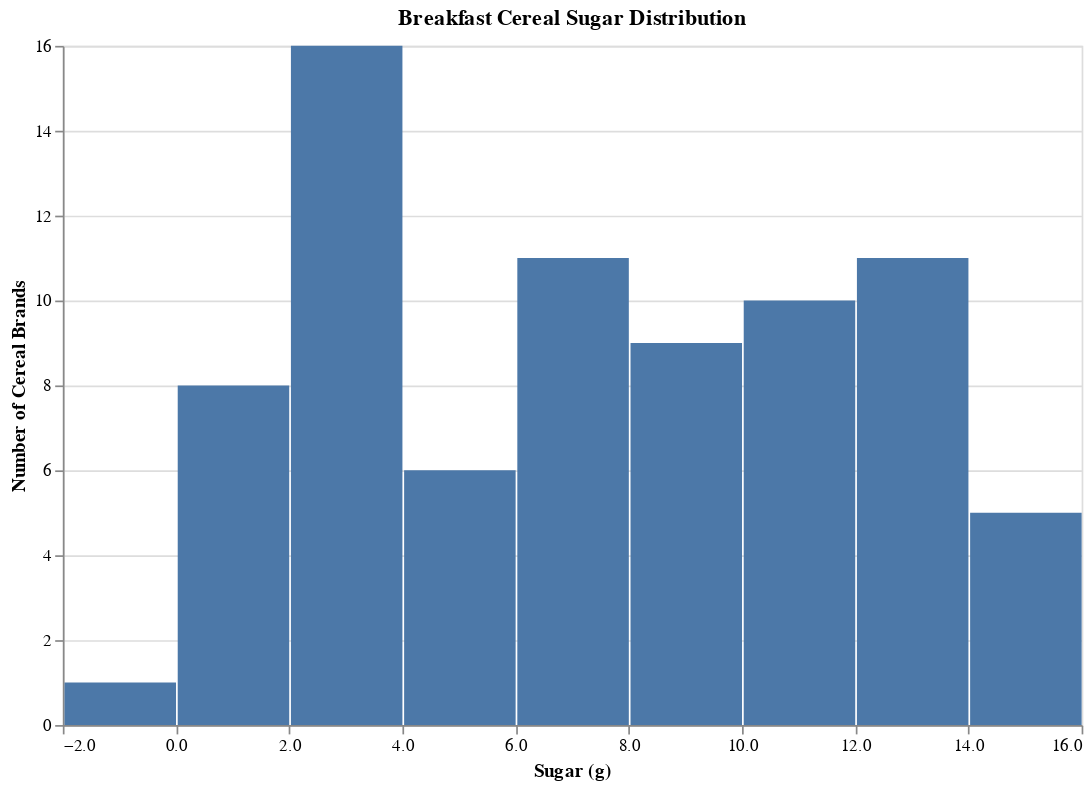

This figure's notebook cell:
### Markdown cell above
### Altair Version

### Code cell
# Altair version
import altair as alt

# A histogram plot of the sugar content in all cereals. 
histo = alt.Chart(cereal).mark_bar().encode(
    alt.X('sugars', bin=True, title='Sugar (g)'),
    alt.Y('count()', title='Number of Cereal Brands')
).properties(
    width=600,
    height=400,
    title='Breakfast Cereal Sugar Distribution'
)

histo

### Figure 1 — Vega-Lite specification as saved in the notebook (floating-point values rounded to 4 significant figures)
{"config": {"view": {"continuousWidth": 400, "continuousHeight": 300}}, "data": {"name": "data-e3fa4752c4cbe075d20fd5dc066bc5a9"}, "mark": "bar", "encoding": {"x": {"type": "quantitative", "bin": true, "field": "sugars", "title": "Sugar (g)"}, "y": {"type": "quantitative", "aggregate": "count", "title": "Number of Cereal Brands"}}, "height": 400, "title": "Breakfast Cereal Sugar Distribution", "width": 600, "$schema": "https://vega.github.io/schema/vega-lite/v4.8.1.json", "datasets": {"data-e3fa4752c4cbe075d20fd5dc066bc5a9": [{"name": "100% Bran", "mfr": "N", "type": "C", "calories": 70, "protein": 4, "fat": 1, "sodium": 130, "fiber": 10.0, "carbo": 5.0, "sugars": 6, "potass": 280, "vitamins": 25, "shelf": 3, "weight": 1.0, "cups": 0.33, "rating": 68.4, "mfr_name": "Nabisco"}, {"name": "100% Natural Bran", "mfr": "Q", "type": "C", "calories": 120, "protein": 3, "fat": 5, "sodium": 15, "fiber": 2.0, "carbo": 8.0, "sugars": 8, "potass": 135, "vitamins": 0, "shelf": 3, "weight": 1.0, "cups": 1.0, "rating": 33.98, "mfr_name": "Quaker Oats"}, {"name": "All-Bran", "mfr": "K", "type": "C", "calories": 70, "protein": 4, "fat": 1, "sodium": 260, "fiber": 9.0, "carbo": 7.0, "sugars": 5, "potass": 320, "vitamins": 25, "shelf": 3, "weight": 1.0, "cups": 0.33, "rating": 59.43, "mfr_name": "Kelloggs"}, {"name": "All-Bran with Extra Fiber", "mfr": "K", "type": "C", "calories": 50, "protein": 4, "fat": 0, "sodium": 140, "fiber": 14.0, "carbo": 8.0, "sugars": 0, "potass": 330, "vitamins": 25, "shelf": 3, "weight": 1.0, "cups": 0.5, "rating": 93.7, "mfr_name": "Kelloggs"}, {"name": "Almond Delight", "mfr": "R", "type": "C", "calories": 110, "protein": 2, "fat": 2, "sodium": 200, "fiber": 1.0, "carbo": 14.0, "sugars": 8, "potass": -1, "vitamins": 25, "shelf": 3, "weight": 1.0, "cups": 0.75, "rating": 34.38, "mfr_name": "Ralston Purina"}, {"name": "Apple Cinnamon Cheerios", "mfr": "G", "type": "C", "calories": 110, "protein": 2, "fat": 2, "sodium": 180, "fiber": 1.5, "carbo": 10.5, "sugars": 10, "potass": 70, "vitamins": 25, "shelf": 1, "weight": 1.0, "cups": 0.75, "rating": 29.51, "mfr_name": "General Mills"}, {"name": "Apple Jacks", "mfr": "K", "type": "C", "calories": 110, "protein": 2, "fat": 0, "sodium": 125, "fiber": 1.0, "carbo": 11.0, "sugars": 14, "potass": 30, "vitamins": 25, "shelf": 2, "weight": 1.0, "cups": 1.0, "rating": 33.17, "mfr_name": "Kelloggs"}, {"name": "Basic 4", "mfr": "G", "type": "C", "calories": 130, "protein": 3, "fat": 2, "sodium": 210, "fiber": 2.0, "carbo": 18.0, "sugars": 8, "potass": 100, "vitamins": 25, "shelf": 3, "weight": 1.33, "cups": 0.75, "rating": 37.04, "mfr_name": "General Mills"}, {"name": "Bran Chex", "mfr": "R", "type": "C", "calories": 90, "protein": 2, "fat": 1, "sodium": 200, "fiber": 4.0, "carbo": 15.0, "sugars": 6, "potass": 125, "vitamins": 25, "shelf": 1, "weight": 1.0, "cups": 0.67, "rating": 49.12, "mfr_name": "Ralston Purina"}, {"name": "Bran Flakes", "mfr": "P", "type": "C", "calories": 90, "protein": 3, "fat": 0, "sodium": 210, "fiber": 5.0, "carbo": 13.0, "sugars": 5, "potass": 190, "vitamins": 25, "shelf": 3, "weight": 1.0, "cups": 0.67, "rating": 53.31, "mfr_name": "Post"}, {"name": "Cap'n'Crunch", "mfr": "Q", "type": "C", "calories": 120, "protein": 1, "fat": 2, "sodium": 220, "fiber": 0.0, "carbo": 12.0, "sugars": 12, "potass": 35, "vitamins": 25, "shelf": 2, "weight": 1.0, "cups": 0.75, "rating": 18.04, "mfr_name": "Quaker Oats"}, {"name": "Cheerios", "mfr": "G", "type": "C", "calories": 110, "protein": 6, "fat": 2, "sodium": 290, "fiber": 2.0, "carbo": 17.0, "sugars": 1, "potass": 105, "vitamins": 25, "shelf": 1, "weight": 1.0, "cups": 1.25, "rating": 50.76, "mfr_name": "General Mills"}, {"name": "Cinnamon Toast Crunch", "mfr": "G", "type": "C", "calories": 120, "protein": 1, "fat": 3, "sodium": 210, "fiber": 0.0, "carbo": 13.0, "sugars": 9, "potass": 45, "vitamins": 25, "shelf": 2, "weight": 1.0, "cups": 0.75, "rating": 19.82, "mfr_name": "General Mills"}, {"name": "Clusters", "mfr": "G", "type": "C", "calories": 110, "protein": 3, "fat": 2, "sodium": 140, "fiber": 2.0, "carbo": 13.0, "sugars": 7, "potass": 105, "vitamins": 25, "shelf": 3, "weight": 1.0, "cups": 0.5, "rating": 40.4, "mfr_name": "General Mills"}, {"name": "Cocoa Puffs", "mfr": "G", "type": "C", "calories": 110, "protein": 1, "fat": 1, "sodium": 180, "fiber": 0.0, "carbo": 12.0, "sugars": 13, "potass": 55, "vitamins": 25, "shelf": 2, "weight": 1.0, "cups": 1.0, "rating": 22.74, "mfr_name": "General Mills"}, {"name": "Corn Chex", "mfr": "R", "type": "C", "calories": 110, "protein": 2, "fat": 0, "sodium": 280, "fiber": 0.0, "carbo": 22.0, "sugars": 3, "potass": 25, "vitamins": 25, "shelf": 1, "weight": 1.0, "cups": 1.0, "rating": 41.45, "mfr_name": "Ralston Purina"}, {"name": "Corn Flakes", "mfr": "K", "type": "C", "calories": 100, "protein": 2, "fat": 0, "sodium": 290, "fiber": 1.0, "carbo": 21.0, "sugars": 2, "potass": 35, "vitamins": 25, "shelf": 1, "weight": 1.0, "cups": 1.0, "rating": 45.86, "mfr_name": "Kelloggs"}, {"name": "Corn Pops", "mfr": "K", "type": "C", "calories": 110, "protein": 1, "fat": 0, "sodium": 90, "fiber": 1.0, "carbo": 13.0, "sugars": 12, "potass": 20, "vitamins": 25, "shelf": 2, "weight": 1.0, "cups": 1.0, "rating": 35.78, "mfr_name": "Kelloggs"}, {"name": "Count Chocula", "mfr": "G", "type": "C", "calories": 110, "protein": 1, "fat": 1, "sodium": 180, "fiber": 0.0, "carbo": 12.0, "sugars": 13, "potass": 65, "vitamins": 25, "shelf": 2, "weight": 1.0, "cups": 1.0, "rating": 22.4, "mfr_name": "General Mills"}, {"name": "Cracklin' Oat Bran", "mfr": "K", "type": "C", "calories": 110, "protein": 3, "fat": 3, "sodium": 140, "fiber": 4.0, "carbo": 10.0, "sugars": 7, "potass": 160, "vitamins": 25, "shelf": 3, "weight": 1.0, "cups": 0.5, "rating": 40.45, "mfr_name": "Kelloggs"}, {"name": "Cream of Wheat (Quick)", "mfr": "N", "type": "H", "calories": 100, "protein": 3, "fat": 0, "sodium": 80, "fiber": 1.0, "carbo": 21.0, "sugars": 0, "potass": -1, "vitamins": 0, "shelf": 2, "weight": 1.0, "cups": 1.0, "rating": 64.53, "mfr_name": "Nabisco"}, {"name": "Crispix", "mfr": "K", "type": "C", "calories": 110, "protein": 2, "fat": 0, "sodium": 220, "fiber": 1.0, "carbo": 21.0, "sugars": 3, "potass": 30, "vitamins": 25, "shelf": 3, "weight": 1.0, "cups": 1.0, "rating": 46.9, "mfr_name": "Kelloggs"}, {"name": "Crispy Wheat & Raisins", "mfr": "G", "type": "C", "calories": 100, "protein": 2, "fat": 1, "sodium": 140, "fiber": 2.0, "carbo": 11.0, "sugars": 10, "potass": 120, "vitamins": 25, "shelf": 3, "weight": 1.0, "cups": 0.75, "rating": 36.18, "mfr_name": "General Mills"}, {"name": "Double Chex", "mfr": "R", "type": "C", "calories": 100, "protein": 2, "fat": 0, "sodium": 190, "fiber": 1.0, "carbo": 18.0, "sugars": 5, "potass": 80, "vitamins": 25, "shelf": 3, "weight": 1.0, "cups": 0.75, "rating": 44.33, "mfr_name": "Ralston Purina"}, {"name": "Froot Loops", "mfr": "K", "type": "C", "calories": 110, "protein": 2, "fat": 1, "sodium": 125, "fiber": 1.0, "carbo": 11.0, "sugars": 13, "potass": 30, "vitamins": 25, "shelf": 2, "weight": 1.0, "cups": 1.0, "rating": 32.21, "mfr_name": "Kelloggs"}, {"name": "Frosted Flakes", "mfr": "K", "type": "C", "calories": 110, "protein": 1, "fat": 0, "sodium": 200, "fiber": 1.0, "carbo": 14.0, "sugars": 11, "potass": 25, "vitamins": 25, "shelf": 1, "weight": 1.0, "cups": 0.75, "rating": 31.44, "mfr_name": "Kelloggs"}, {"name": "Frosted Mini-Wheats", "mfr": "K", "type": "C", "calories": 100, "protein": 3, "fat": 0, "sodium": 0, "fiber": 3.0, "carbo": 14.0, "sugars": 7, "potass": 100, "vitamins": 25, "shelf": 2, "weight": 1.0, "cups": 0.8, "rating": 58.35, "mfr_name": "Kelloggs"}, {"name": "Fruit & Fibre Dates; Walnuts; and Oats", "mfr": "P", "type": "C", "calories": 120, "protein": 3, "fat": 2, "sodium": 160, "fiber": 5.0, "carbo": 12.0, "sugars": 10, "potass": 200, "vitamins": 25, "shelf": 3, "weight": 1.25, "cups": 0.67, "rating": 40.92, "mfr_name": "Post"}, {"name": "Fruitful Bran", "mfr": "K", "type": "C", "calories": 120, "protein": 3, "fat": 0, "sodium": 240, "fiber": 5.0, "carbo": 14.0, "sugars": 12, "potass": 190, "vitamins": 25, "shelf": 3, "weight": 1.33, "cups": 0.67, "rating": 41.02, "mfr_name": "Kelloggs"}, {"name": "Fruity Pebbles", "mfr": "P", "type": "C", "calories": 110, "protein": 1, "fat": 1, "sodium": 135, "fiber": 0.0, "carbo": 13.0, "sugars": 12, "potass": 25, "vitamins": 25, "shelf": 2, "weight": 1.0, "cups": 0.75, "rating": 28.03, "mfr_name": "Post"}, {"name": "Golden Crisp", "mfr": "P", "type": "C", "calories": 100, "protein": 2, "fat": 0, "sodium": 45, "fiber": 0.0, "carbo": 11.0, "sugars": 15, "potass": 40, "vitamins": 25, "shelf": 1, "weight": 1.0, "cups": 0.88, "rating": 35.25, "mfr_name": "Post"}, {"name": "Golden Grahams", "mfr": "G", "type": "C", "calories": 110, "protein": 1, "fat": 1, "sodium": 280, "fiber": 0.0, "carbo": 15.0, "sugars": 9, "potass": 45, "vitamins": 25, "shelf": 2, "weight": 1.0, "cups": 0.75, "rating": 23.8, "mfr_name": "General Mills"}, {"name": "Grape Nuts Flakes", "mfr": "P", "type": "C", "calories": 100, "protein": 3, "fat": 1, "sodium": 140, "fiber": 3.0, "carbo": 15.0, "sugars": 5, "potass": 85, "vitamins": 25, "shelf": 3, "weight": 1.0, "cups": 0.88, "rating": 52.08, "mfr_name": "Post"}, {"name": "Grape-Nuts", "mfr": "P", "type": "C", "calories": 110, "protein": 3, "fat": 0, "sodium": 170, "fiber": 3.0, "carbo": 17.0, "sugars": 3, "potass": 90, "vitamins": 25, "shelf": 3, "weight": 1.0, "cups": 0.25, "rating": 53.37, "mfr_name": "Post"}, {"name": "Great Grains Pecan", "mfr": "P", "type": "C", "calories": 120, "protein": 3, "fat": 3, "sodium": 75, "fiber": 3.0, "carbo": 13.0, "sugars": 4, "potass": 100, "vitamins": 25, "shelf": 3, "weight": 1.0, "cups": 0.33, "rating": 45.81, "mfr_name": "Post"}, {"name": "Honey Graham Ohs", "mfr": "Q", "type": "C", "calories": 120, "protein": 1, "fat": 2, "sodium": 220, "fiber": 1.0, "carbo": 12.0, "sugars": 11, "potass": 45, "vitamins": 25, "shelf": 2, "weight": 1.0, "cups": 1.0, "rating": 21.87, "mfr_name": "Quaker Oats"}, {"name": "Honey Nut Cheerios", "mfr": "G", "type": "C", "calories": 110, "protein": 3, "fat": 1, "sodium": 250, "fiber": 1.5, "carbo": 11.5, "sugars": 10, "potass": 90, "vitamins": 25, "shelf": 1, "weight": 1.0, "cups": 0.75, "rating": 31.07, "mfr_name": "General Mills"}, {"name": "Honey-comb", "mfr": "P", "type": "C", "calories": 110, "protein": 1, "fat": 0, "sodium": 180, "fiber": 0.0, "carbo": 14.0, "sugars": 11, "potass": 35, "vitamins": 25, "shelf": 1, "weight": 1.0, "cups": 1.33, "rating": 28.74, "mfr_name": "Post"}, {"name": "Just Right Crunchy  Nuggets", "mfr": "K", "type": "C", "calories": 110, "protein": 2, "fat": 1, "sodium": 170, "fiber": 1.0, "carbo": 17.0, "sugars": 6, "potass": 60, "vitamins": 100, "shelf": 3, "weight": 1.0, "cups": 1.0, "rating": 36.52, "mfr_name": "Kelloggs"}, {"name": "Just Right Fruit & Nut", "mfr": "K", "type": "C", "calories": 140, "protein": 3, "fat": 1, "sodium": 170, "fiber": 2.0, "carbo": 20.0, "sugars": 9, "potass": 95, "vitamins": 100, "shelf": 3, "weight": 1.3, "cups": 0.75, "rating": 36.47, "mfr_name": "Kelloggs"}, {"name": "Kix", "mfr": "G", "type": "C", "calories": 110, "protein": 2, "fat": 1, "sodium": 260, "fiber": 0.0, "carbo": 21.0, "sugars": 3, "potass": 40, "vitamins": 25, "shelf": 2, "weight": 1.0, "cups": 1.5, "rating": 39.24, "mfr_name": "General Mills"}, {"name": "Life", "mfr": "Q", "type": "C", "calories": 100, "protein": 4, "fat": 2, "sodium": 150, "fiber": 2.0, "carbo": 12.0, "sugars": 6, "potass": 95, "vitamins": 25, "shelf": 2, "weight": 1.0, "cups": 0.67, "rating": 45.33, "mfr_name": "Quaker Oats"}, {"name": "Lucky Charms", "mfr": "G", "type": "C", "calories": 110, "protein": 2, "fat": 1, "sodium": 180, "fiber": 0.0, "carbo": 12.0, "sugars": 12, "potass": 55, "vitamins": 25, "shelf": 2, "weight": 1.0, "cups": 1.0, "rating": 26.73, "mfr_name": "General Mills"}, {"name": "Maypo", "mfr": "A", "type": "H", "calories": 100, "protein": 4, "fat": 1, "sodium": 0, "fiber": 0.0, "carbo": 16.0, "sugars": 3, "potass": 95, "vitamins": 25, "shelf": 2, "weight": 1.0, "cups": 1.0, "rating": 54.85, "mfr_name": "American Home Food Products"}, {"name": "Muesli Raisins; Dates; & Almonds", "mfr": "R", "type": "C", "calories": 150, "protein": 4, "fat": 3, "sodium": 95, "fiber": 3.0, "carbo": 16.0, "sugars": 11, "potass": 170, "vitamins": 25, "shelf": 3, "weight": 1.0, "cups": 1.0, "rating": 37.14, "mfr_name": "Ralston Purina"}, {"name": "Muesli Raisins; Peaches; & Pecans", "mfr": "R", "type": "C", "calories": 150, "protein": 4, "fat": 3, "sodium": 150, "fiber": 3.0, "carbo": 16.0, "sugars": 11, "potass": 170, "vitamins": 25, "shelf": 3, "weight": 1.0, "cups": 1.0, "rating": 34.14, "mfr_name": "Ralston Purina"}, {"name": "Mueslix Crispy Blend", "mfr": "K", "type": "C", "calories": 160, "protein": 3, "fat": 2, "sodium": 150, "fiber": 3.0, "carbo": 17.0, "sugars": 13, "potass": 160, "vitamins": 25, "shelf": 3, "weight": 1.5, "cups": 0.67, "rating": 30.31, "mfr_name": "Kelloggs"}, {"name": "Multi-Grain Cheerios", "mfr": "G", "type": "C", "calories": 100, "protein": 2, "fat": 1, "sodium": 220, "fiber": 2.0, "carbo": 15.0, "sugars": 6, "potass": 90, "vitamins": 25, "shelf": 1, "weight": 1.0, "cups": 1.0, "rating": 40.11, "mfr_name": "General Mills"}, {"name": "Nut&Honey Crunch", "mfr": "K", "type": "C", "calories": 120, "protein": 2, "fat": 1, "sodium": 190, "fiber": 0.0, "carbo": 15.0, "sugars": 9, "potass": 40, "vitamins": 25, "shelf": 2, "weight": 1.0, "cups": 0.67, "rating": 29.92, "mfr_name": "Kelloggs"}, {"name": "Nutri-Grain Almond-Raisin", "mfr": "K", "type": "C", "calories": 140, "protein": 3, "fat": 2, "sodium": 220, "fiber": 3.0, "carbo": 21.0, "sugars": 7, "potass": 130, "vitamins": 25, "shelf": 3, "weight": 1.33, "cups": 0.67, "rating": 40.69, "mfr_name": "Kelloggs"}, {"name": "Nutri-grain Wheat", "mfr": "K", "type": "C", "calories": 90, "protein": 3, "fat": 0, "sodium": 170, "fiber": 3.0, "carbo": 18.0, "sugars": 2, "potass": 90, "vitamins": 25, "shelf": 3, "weight": 1.0, "cups": 1.0, "rating": 59.64, "mfr_name": "Kelloggs"}, {"name": "Oatmeal Raisin Crisp", "mfr": "G", "type": "C", "calories": 130, "protein": 3, "fat": 2, "sodium": 170, "fiber": 1.5, "carbo": 13.5, "sugars": 10, "potass": 120, "vitamins": 25, "shelf": 3, "weight": 1.25, "cups": 0.5, "rating": 30.45, "mfr_name": "General Mills"}, {"name": "Post Nat. Raisin Bran", "mfr": "P", "type": "C", "calories": 120, "protein": 3, "fat": 1, "sodium": 200, "fiber": 6.0, "carbo": 11.0, "sugars": 14, "potass": 260, "vitamins": 25, "shelf": 3, "weight": 1.33, "cups": 0.67, "rating": 37.84, "mfr_name": "Post"}, {"name": "Product 19", "mfr": "K", "type": "C", "calories": 100, "protein": 3, "fat": 0, "sodium": 320, "fiber": 1.0, "carbo": 20.0, "sugars": 3, "potass": 45, "vitamins": 100, "shelf": 3, "weight": 1.0, "cups": 1.0, "rating": 41.5, "mfr_name": "Kelloggs"}, {"name": "Puffed Rice", "mfr": "Q", "type": "C", "calories": 50, "protein": 1, "fat": 0, "sodium": 0, "fiber": 0.0, "carbo": 13.0, "sugars": 0, "potass": 15, "vitamins": 0, "shelf": 3, "weight": 0.5, "cups": 1.0, "rating": 60.76, "mfr_name": "Quaker Oats"}, {"name": "Puffed Wheat", "mfr": "Q", "type": "C", "calories": 50, "protein": 2, "fat": 0, "sodium": 0, "fiber": 1.0, "carbo": 10.0, "sugars": 0, "potass": 50, "vitamins": 0, "shelf": 3, "weight": 0.5, "cups": 1.0, "rating": 63.01, "mfr_name": "Quaker Oats"}, {"name": "Quaker Oat Squares", "mfr": "Q", "type": "C", "calories": 100, "protein": 4, "fat": 1, "sodium": 135, "fiber": 2.0, "carbo": 14.0, "sugars": 6, "potass": 110, "vitamins": 25, "shelf": 3, "weight": 1.0, "cups": 0.5, "rating": 49.51, "mfr_name": "Quaker Oats"}, {"name": "Quaker Oatmeal", "mfr": "Q", "type": "H", "calories": 100, "protein": 5, "fat": 2, "sodium": 0, "fiber": 2.7, "carbo": -1.0, "sugars": -1, "potass": 110, "vitamins": 0, "shelf": 1, "weight": 1.0, "cups": 0.67, "rating": 50.83, "mfr_name": "Quaker Oats"}, {"name": "Raisin Bran", "mfr": "K", "type": "C", "calories": 120, "protein": 3, "fat": 1, "sodium": 210, "fiber": 5.0, "carbo": 14.0, "sugars": 12, "potass": 240, "vitamins": 25, "shelf": 2, "weight": 1.33, "cups": 0.75, "rating": 39.26, "mfr_name": "Kelloggs"}, {"name": "Raisin Nut Bran", "mfr": "G", "type": "C", "calories": 100, "protein": 3, "fat": 2, "sodium": 140, "fiber": 2.5, "carbo": 10.5, "sugars": 8, "potass": 140, "vitamins": 25, "shelf": 3, "weight": 1.0, "cups": 0.5, "rating": 39.7, "mfr_name": "General Mills"}, {"name": "Raisin Squares", "mfr": "K", "type": "C", "calories": 90, "protein": 2, "fat": 0, "sodium": 0, "fiber": 2.0, "carbo": 15.0, "sugars": 6, "potass": 110, "vitamins": 25, "shelf": 3, "weight": 1.0, "cups": 0.5, "rating": 55.33, "mfr_name": "Kelloggs"}, {"name": "Rice Chex", "mfr": "R", "type": "C", "calories": 110, "protein": 1, "fat": 0, "sodium": 240, "fiber": 0.0, "carbo": 23.0, "sugars": 2, "potass": 30, "vitamins": 25, "shelf": 1, "weight": 1.0, "cups": 1.13, "rating": 42.0, "mfr_name": "Ralston Purina"}, {"name": "Rice Krispies", "mfr": "K", "type": "C", "calories": 110, "protein": 2, "fat": 0, "sodium": 290, "fiber": 0.0, "carbo": 22.0, "sugars": 3, "potass": 35, "vitamins": 25, "shelf": 1, "weight": 1.0, "cups": 1.0, "rating": 40.56, "mfr_name": "Kelloggs"}, {"name": "Shredded Wheat", "mfr": "N", "type": "C", "calories": 80, "protein": 2, "fat": 0, "sodium": 0, "fiber": 3.0, "carbo": 16.0, "sugars": 0, "potass": 95, "vitamins": 0, "shelf": 1, "weight": 0.83, "cups": 1.0, "rating": 68.24, "mfr_name": "Nabisco"}, {"name": "Shredded Wheat 'n'Bran", "mfr": "N", "type": "C", "calories": 90, "protein": 3, "fat": 0, "sodium": 0, "fiber": 4.0, "carbo": 19.0, "sugars": 0, "potass": 140, "vitamins": 0, "shelf": 1, "weight": 1.0, "cups": 0.67, "rating": 74.47, "mfr_name": "Nabisco"}, {"name": "Shredded Wheat spoon size", "mfr": "N", "type": "C", "calories": 90, "protein": 3, "fat": 0, "sodium": 0, "fiber": 3.0, "carbo": 20.0, "sugars": 0, "potass": 120, "vitamins": 0, "shelf": 1, "weight": 1.0, "cups": 0.67, "rating": 72.8, "mfr_name": "Nabisco"}, {"name": "Smacks", "mfr": "K", "type": "C", "calories": 110, "protein": 2, "fat": 1, "sodium": 70, "fiber": 1.0, "carbo": 9.0, "sugars": 15, "potass": 40, "vitamins": 25, "shelf": 2, "weight": 1.0, "cups": 0.75, "rating": 31.23, "mfr_name": "Kelloggs"}, {"name": "Special K", "mfr": "K", "type": "C", "calories": 110, "protein": 6, "fat": 0, "sodium": 230, "fiber": 1.0, "carbo": 16.0, "sugars": 3, "potass": 55, "vitamins": 25, "shelf": 1, "weight": 1.0, "cups": 1.0, "rating": 53.13, "mfr_name": "Kelloggs"}, {"name": "Strawberry Fruit Wheats", "mfr": "N", "type": "C", "calories": 90, "protein": 2, "fat": 0, "sodium": 15, "fiber": 3.0, "carbo": 15.0, "sugars": 5, "potass": 90, "vitamins": 25, "shelf": 2, "weight": 1.0, "cups": 1.0, "rating": 59.36, "mfr_name": "Nabisco"}, {"name": "Total Corn Flakes", "mfr": "G", "type": "C", "calories": 110, "protein": 2, "fat": 1, "sodium": 200, "fiber": 0.0, "carbo": 21.0, "sugars": 3, "potass": 35, "vitamins": 100, "shelf": 3, "weight": 1.0, "cups": 1.0, "rating": 38.84, "mfr_name": "General Mills"}, {"name": "Total Raisin Bran", "mfr": "G", "type": "C", "calories": 140, "protein": 3, "fat": 1, "sodium": 190, "fiber": 4.0, "carbo": 15.0, "sugars": 14, "potass": 230, "vitamins": 100, "shelf": 3, "weight": 1.5, "cups": 1.0, "rating": 28.59, "mfr_name": "General Mills"}, {"name": "Total Whole Grain", "mfr": "G", "type": "C", "calories": 100, "protein": 3, "fat": 1, "sodium": 200, "fiber": 3.0, "carbo": 16.0, "sugars": 3, "potass": 110, "vitamins": 100, "shelf": 3, "weight": 1.0, "cups": 1.0, "rating": 46.66, "mfr_name": "General Mills"}, {"name": "Triples", "mfr": "G", "type": "C", "calories": 110, "protein": 2, "fat": 1, "sodium": 250, "fiber": 0.0, "carbo": 21.0, "sugars": 3, "potass": 60, "vitamins": 25, "shelf": 3, "weight": 1.0, "cups": 0.75, "rating": 39.11, "mfr_name": "General Mills"}, {"name": "Trix", "mfr": "G", "type": "C", "calories": 110, "protein": 1, "fat": 1, "sodium": 140, "fiber": 0.0, "carbo": 13.0, "sugars": 12, "potass": 25, "vitamins": 25, "shelf": 2, "weight": 1.0, "cups": 1.0, "rating": 27.75, "mfr_name": "General Mills"}, {"name": "Wheat Chex", "mfr": "R", "type": "C", "calories": 100, "protein": 3, "fat": 1, "sodium": 230, "fiber": 3.0, "carbo": 17.0, "sugars": 3, "potass": 115, "vitamins": 25, "shelf": 1, "weight": 1.0, "cups": 0.67, "rating": 49.79, "mfr_name": "Ralston Purina"}, {"name": "Wheaties", "mfr": "G", "type": "C", "calories": 100, "protein": 3, "fat": 1, "sodium": 200, "fiber": 3.0, "carbo": 17.0, "sugars": 3, "potass": 110, "vitamins": 25, "shelf": 1, "weight": 1.0, "cups": 1.0, "rating": 51.59, "mfr_name": "General Mills"}, {"name": "Wheaties Honey Gold", "mfr": "G", "type": "C", "calories": 110, "protein": 2, "fat": 1, "sodium": 200, "fiber": 1.0, "carbo": 16.0, "sugars": 8, "potass": 60, "vitamins": 25, "shelf": 1, "weight": 1.0, "cups": 0.75, "rating": 36.19, "mfr_name": "General Mills"}]}}
